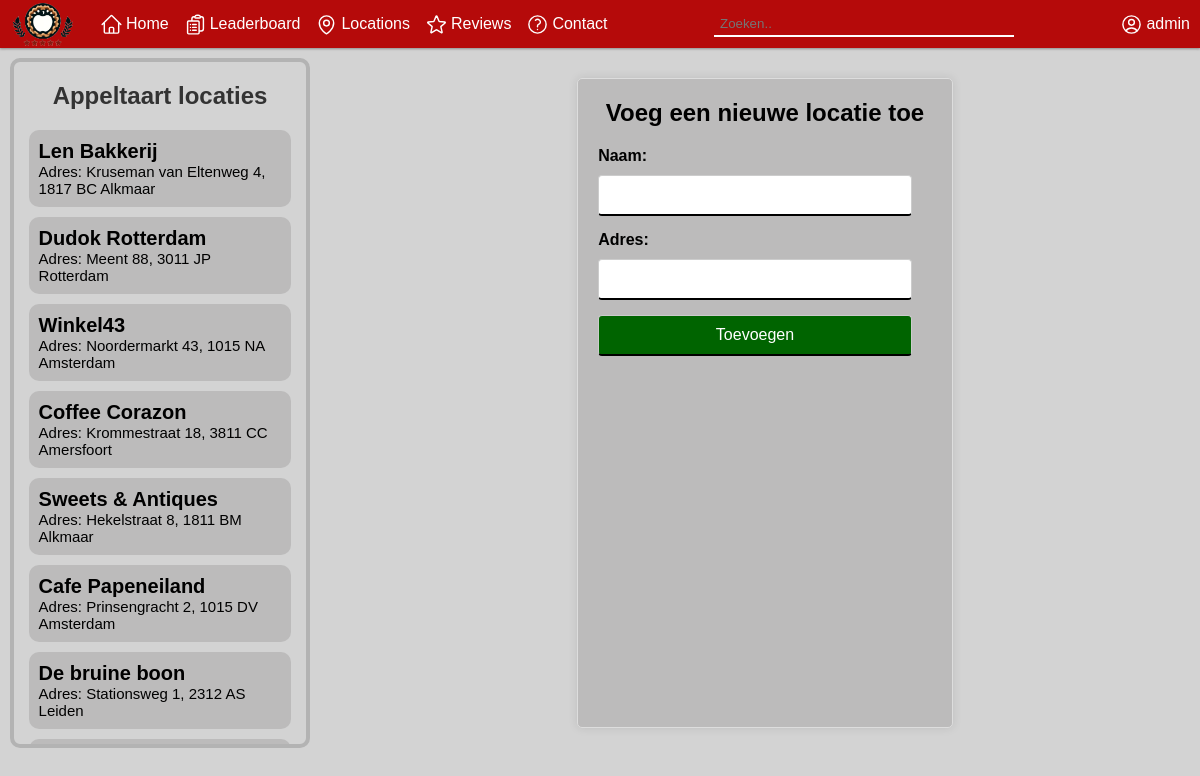
Page /locations.php (signed in) on the committed database.
### tables this page shows
CREATE TABLE `users` (
    userId int UNSIGNED AUTO_INCREMENT PRIMARY KEY,
    username varchar(25),
    password varchar(255)
);

CREATE TABLE locations (
    id INT AUTO_INCREMENT PRIMARY KEY,
    name VARCHAR(255) NOT NULL,
    address VARCHAR(255) NOT NULL
);

### includes/db.php (called while the page is built, shortened)
<?php
$host = '127.0.0.1';
$db = 'appletaart';
$user = 'root';
$charset = 'utf8mb4';
$dsn = "mysql:host=$host;dbname=$db;charset=$charset";
$pdo = new PDO($dsn, $user);
if (isset($_SESSION['loggedInUser'])) {
    $loggedInUserId = $_SESSION['loggedInUser'];
}
$usersQuery = "SELECT * FROM users WHERE userId = :id;";
$usersStmt = $pdo->prepare($usersQuery);
$usersStmt->bindParam(':id', $loggedInUserId, PDO::PARAM_INT);
try {
    $usersStmt->execute();
    $user = $usersStmt->fetch(PDO::FETCH_ASSOC);
} catch (PDOException $e) {
    error_log("Error: " . $e->getMessage());
    die();
}

### locations.php (the view, shortened to what this page needs)
<?php
include_once("includes/db.php");
$query = $pdo->prepare("SELECT * FROM locations");
$query->execute();
$locations = $query->fetchAll(PDO::FETCH_ASSOC);
?>
<!DOCTYPE html>
<html lang="en">
<head>
    <?php include_once("includes/head.php") ?>
</head>
<body>
    <?php include_once("includes/nav.php"); ?>
    <div class="location-con">
        <aside class="aside-locations">
            <h1>Appeltaart locaties</h1>
            <div class="locations">
                <?php foreach ($locations as $location) : ?>
                    <a href='locations.php?id=<?= $location['id'] ?>'>
                        <h2><?= $location['name'] ?></h2>
                        <p>Adres: <?= $location['address'] ?></p>
                    </a>
                <?php endforeach; ?>
            </div>
        </aside>
        <form class="location-form" action="add_location.php" method="post">
            <h2>Voeg een nieuwe locatie toe</h2>
            <label for="name">Naam:</label>
            <input type="text" id="name" name="name" required>
            <label for="address">Adres:</label>
            <input type="text" id="address" name="address" required>
            <input type="submit" value="Toevoegen">
        </form>
    </div>
</body>
</html>

### includes/nav.php (shortened to what this page needs)
<nav>
    <div>
        <img src="assets/images/logo.png" alt="Logo">
        <div>
            <a href="index.php">Home</a>
            <a href="leaderboard.php">Leaderboard</a>
            <a href="locations.php">Locations</a>
            <a href="reviews.php">Reviews</a>
            <a href="contact.php">Contact</a>
        </div>
    </div>
    <form method="get" action="search.php">
        <input type="text" name="search" placeholder="Zoeken..">
    </form>
    <?php
    if (isset($_SESSION['loggedInUser'])) {
        echo '<div class="dropdown">
        <a><svg xmlns="http://www.w3.org/2000/svg" fill="none" viewBox="0 0 24 24" stroke-width="1.5" stroke="currentColor" class="size-6">
        <path stroke-linecap="round" stroke-linejoin="round" d="M17.982 18.725A7.488 7.488 0 0 0 12 15.75a7.488 7.488 0 0 0-5.982 2.975m11.963 0a9 9 0 1 0-11.963 0m11.963 0A8.966 8.966 0 0 1 12 21a8.966 8.966 0 0 1-5.982-2.275M15 9.75a3 3 0 1 1-6 0 3 3 0 0 1 6 0Z" />
      </svg>' . $user["username"] . '</a>
        <div class="dropdown-content">
        <a href="logout.php">Uitloggen</a>
        ';
        echo '</div></div>';
    }
    ?>
</nav>

### assets/style.css (style rules this page uses)
* { margin: 0; padding: 0; font-family: sans-serif; box-sizing: border-box; scroll-behavior: smooth; }
body { background-color: lightgrey; }
nav { display: flex; flex-wrap: wrap; align-items: center; justify-content: space-between; padding: 0 10px; margin: 0 0 10px 0; position: sticky; top: 0px; box-shadow: rgba(0, 0, 0, 0.12) 0px 1px 3px, rgba(0, 0, 0, 0.24) 0px 1px 2px; z-index: 1000; background-color: rgb(181, 10, 10); }
nav img { width: 65px; }
nav div { display: flex; flex-wrap: wrap; gap: 0 15px; }
nav div:first-child { gap: 0 25px; }
nav a { display: flex; align-items: center; text-decoration: none; transition: all .2s; gap: 3px; color: white; }
nav a svg { width: 23px; }
nav form input[name="search"] { width: 300px; border-bottom: 2px solid white !important; }
input, textarea { padding: 4px 6px; border-bottom: 2px solid black !important; background-color: transparent; outline: 0; border: 0; transition: all .2s; resize: none; }
.dropdown { position: relative; display: inline-block; }
.aside-locations { display: flex; flex-direction: column; height: calc(100vh - 110px); align-items: center; max-width: 300px; margin: 0 10px; border: 4px solid rgb(179, 179, 179); border-radius: 10px; }
.aside-locations h1 { margin-bottom: 20px; margin-top: 20px; }
.locations { width: 100%; height: 100%; display: flex; flex-wrap: wrap; justify-content: center; overflow-y: scroll; gap: 10px; }
.locations a { display: flex; flex-wrap: wrap; padding: 10px; width: 90%; border: 2px solid none; border-radius: 10px; background-color: #bcbbbb; color: black; text-decoration: none; }
.locations a h2 { font-size: 20px; }
.locations a p { font-size: 15px; }
.location-con { flex-direction: row; display: flex; gap: 10px; }
.location-form { max-width: 400px; margin: 20px auto; padding: 20px; background-color: #bcbbbb; border: 1px solid #ddd; border-radius: 5px; box-shadow: 0 0 10px rgba(0, 0, 0, 0.1); }
.location-form h2 { font-size: 24px; margin-bottom: 20px; text-align: center; }
.location-form label { display: block; margin-bottom: 10px; font-weight: bold; }
.location-form input[type="text"], .location-form input[type="submit"] { width: calc(100% - 20px); padding: 10px; margin-bottom: 15px; border: 1px solid #ccc; background-color: white; border-radius: 4px; font-size: 16px; transition: border-color 0.3s ease; }
.location-form input[type="submit"] { background-color: darkgreen; color: #fff; cursor: pointer; transition: background-color 0.3s ease; }
h1 { text-align: center; margin-top: 20px; color: #333; }

### rows in the picture
users: username "admin"
locations: name "Len Bakkerij", address "Kruseman van Eltenweg 4, 1817 BC Alkmaar"
locations: name "Dudok Rotterdam", address "Meent 88, 3011 JP Rotterdam"
locations: name "Winkel43", address "Noordermarkt 43, 1015 NA Amsterdam"
locations: name "Coffee Corazon", address "Krommestraat 18, 3811 CC Amersfoort"
locations: name "Sweets & Antiques", address "Hekelstraat 8, 1811 BM Alkmaar"
locations: name "Cafe Papeneiland", address "Prinsengracht 2, 1015 DV Amsterdam"
locations: name "De bruine boon", address "Stationsweg 1, 2312 AS Leiden"
